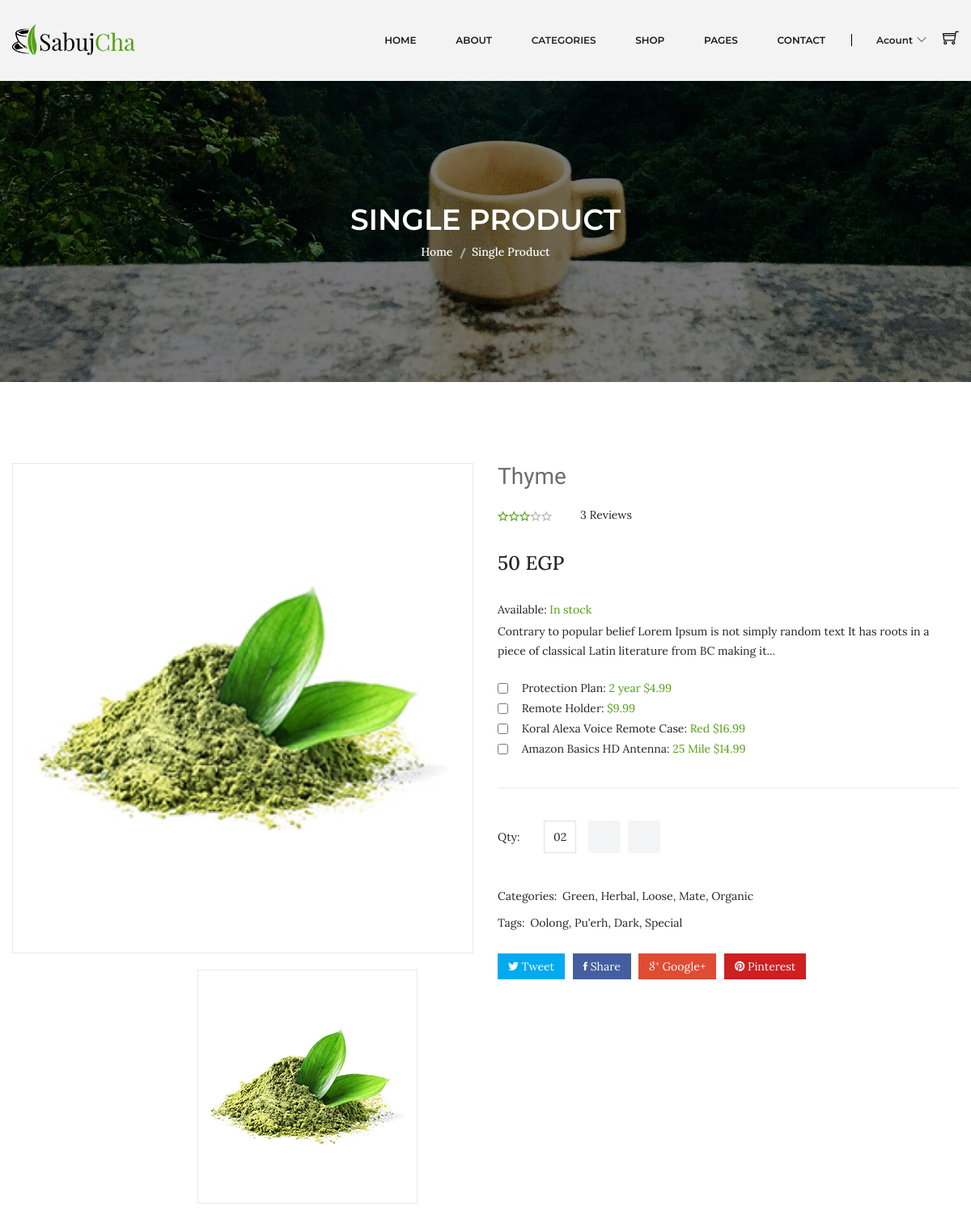
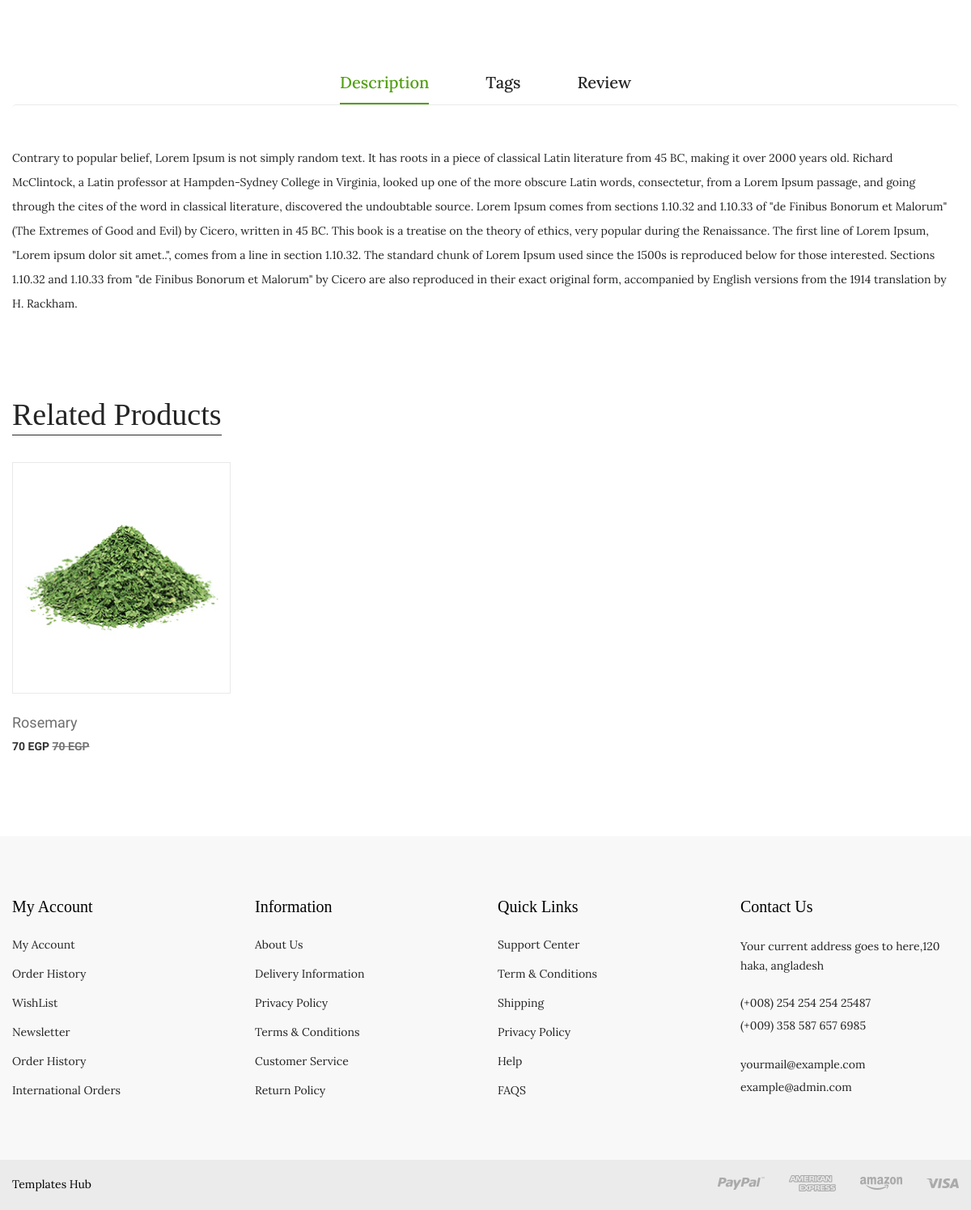
Screenshot of /product-details.php?id=1 with the database file from the repository (2 pictures, top to bottom).
### tables this page shows
CREATE TABLE `products` (
  `id` int(10) UNSIGNED NOT NULL,
  `name` varchar(40) NOT NULL,
  `photo` varchar(20) NOT NULL DEFAULT 'product.jpg',
  `price` varchar(10) NOT NULL,
  `code` varchar(10) NOT NULL,
  `detail` text NOT NULL DEFAULT 'Contrary to popular belief, Lorem Ipsum is not simply random text. It has roots in a piece of classical Latin literature from 45 BC, making it over 2000 years old. Richard McClintock, a Latin professor at Hampden-Sydney College in Virginia, looked up one of the more obscure Latin words, consectetur, from a Lorem Ipsum passage, and going through the cites of the word in classical literature, discovered the undoubtable source. Lorem Ipsum comes from sections 1.10.32 and 1.10.33 of "de Finibus Bonorum et Malorum" (The Extremes of Good and Evil) by Cicero, written in 45 BC. This book is a treatise on the theory of ethics, very popular during the Renaissance. The first line of Lorem Ipsum, "Lorem ipsum dolor sit amet..", comes from a line in section 1.10.32.  The standard chunk of Lorem Ipsum used since the 1500s is reproduced below for those interested. Sections 1.10.32 and 1.10.33 from "de Finibus Bonorum et Malorum" by Cicero are also reproduced in their exact original form, accompanied by English versions from the 1914 translation by H. Rackham.',
  `views` int(10) NOT NULL DEFAULT 0,
  `brand_id` int(10) UNSIGNED NOT NULL,
  `subcat_id` int(10) UNSIGNED NOT NULL,
  `supplier_id` int(10) UNSIGNED NOT NULL,
  `created_at` timestamp NOT NULL DEFAULT current_timestamp(),
  `updated_at` timestamp NOT NULL DEFAULT current_timestamp() ON UPDATE current_timestamp()
);

### Database.php (called while the page is built, shortened)
<?php
    class Database{
        private $hostName = "localhost";
        private $username = "root";
        private $pass = "";
        private $databaseName = "ntiecommerce";
        private $mysqli;
        public function __construct(){
            $this->mysqli = new mysqli($this->hostName , $this->username , $this->pass , $this->databaseName);
        }
        public function runDQL($query){
            $result = $this->mysqli->query($query);
            if($result->num_rows > 0)
                return $result;
            else
                return [];
        }
    }
?>

### Product.php (called while the page is built, shortened)
<?php
    class Product extends Database implements Operations{
        private $id;
        private $subcatId;
        public function setId($id){
            $this->id = $id;
        }
        public function setSubcatId($subcatId){
            $this->subcatId = $subcatId;
        }
        public function selectProductsBySubcatId()
        {
            $query = "SELECT `products`.* FROM `products` WHERE `products`.`subcat_id`='$this->subcatId'";
            return $this->runDQL($query);
        }
        public function getProductById()
        {
            $query = "SELECT `products_reviews`.* FROM `products_reviews` WHERE `products_reviews`.`id`='$this->id'";
            return $this->runDQL($query);
        }
    }
?>

### product-details.php (the view, shortened to what this page needs)
<?php include_once 'header.php'; ?>
<div class="breadcrumb-area bg-image-3 ptb-150">
    <div class="container">
        <div class="breadcrumb-content text-center">
            <h3>SINGLE PRODUCT</h3>
            <ul>
                <li><a href="index.php">Home</a></li>
                <li class="active">Single Product</li>
            </ul>
        </div>
    </div>
</div>
<?php
if (isset($_GET['id']) && $_GET['id']) {
    $product = new Product();
    $product->setId($_GET['id']);
    $product->incrementViews();
    $result = $product->getProductById();
    if (!empty($result)) {
        $currentProduct = $result->fetch_object();
    } else {
        header('location: 404.php');
    }
} else {
    header('location: 404.php');
}
?>
<div class="product-details pt-100 pb-95">
    <div class="container">
        <div class="row">
            <div class="col-lg-6 col-md-12">
                <div class="product-details-img">
                    <img class="zoompro" src="assets/img/product/<?php echo $currentProduct->photo ?>" data-zoom-image="assets/img/product-details/product-detalis-bl1.jpg" alt="zoom" />
                    <div id="gallery" class="mt-20 product-dec-slider owl-carousel">
                        <a data-image="assets/img/product/<?php echo $currentProduct->photo ?>" data-zoom-image="assets/img/product/<?php echo $currentProduct->photo ?>">
                            <img src="assets/img/product/<?php echo $currentProduct->photo ?>" alt="">
                        </a>
                    </div>
                </div>
            </div>
            <div class="col-lg-6 col-md-12">
                <div class="product-details-content">
                    <h4><?php echo $currentProduct->name ?></h4>
                    <div class="rating-review">
                        <div class="pro-dec-rating">
                            <?php
                            for ($i = 0; $i < $currentProduct->avg_rating; $i++) {
                                echo '<i class="ion-android-star-outline theme-star"></i>';
                            }
                            for ($i = 0; $i < (5 - $currentProduct->avg_rating); $i++) {
                                echo '<i class="ion-android-star-outline"></i>';
                            }
                            ?>
                        </div>
                        <div class="pro-dec-review">
                            <ul>
                                <li><?php echo $currentProduct->reviews_count ?> Reviews </li>
                            </ul>
                        </div>
                    </div>
                    <span><?php echo $currentProduct->price ?> EGP</span>
                    <div class="in-stock">
                        <p>Available: <span>In stock</span></p>
                    </div>
                    <p>
                        <?php
                        $wordsCount = 25;
                        $detailsArray = str_word_count($currentProduct->detail, 1);
                        array_splice($detailsArray, $wordsCount, count($detailsArray));
                        $detailsString = implode(" ", $detailsArray);
                        echo $detailsString . '...';
                        ?>
                    </p>
                    <div class="pro-dec-feature">
                        <ul>
                            <li><input type="checkbox"> Protection Plan: <span> 2 year $4.99</span></li>
                            <li><input type="checkbox"> Remote Holder: <span> $9.99</span></li>
                            <li><input type="checkbox"> Koral Alexa Voice Remote Case: <span> Red $16.99</span></li>
                            <li><input type="checkbox"> Amazon Basics HD Antenna: <span>25 Mile $14.99</span></li>
                        </ul>
                    </div>
                    <div class="quality-add-to-cart">
                        <div class="quality">
                            <label>Qty:</label>
                            <input class="cart-plus-minus-box" type="text" name="qtybutton" value="02">
                        </div>
                        <div class="shop-list-cart-wishlist">
                            <a title="Add To Cart" href="#">
                            </a>
                            <a title="Wishlist" href="#">
                            </a>
                        </div>
                    </div>
                    <div class="pro-dec-categories">
                        <ul>
                            <li class="categories-title">Categories:</li>
                            <li><a href="#">Green,</a></li>
                            <li><a href="#">Herbal, </a></li>
                            <li><a href="#">Loose,</a></li>
                            <li><a href="#">Mate,</a></li>
                            <li><a href="#">Organic </a></li>
                        </ul>
                    </div>
                    <div class="pro-dec-categories">
                        <ul>
                            <li class="categories-title">Tags: </li>
                            <li><a href="#"> Oolong, </a></li>
                            <li><a href="#"> Pu'erh,</a></li>
                            <li><a href="#"> Dark,</a></li>
                            <li><a href="#"> Special </a></li>
                        </ul>
                    </div>
                    <div class="pro-dec-social">
                        <ul>
                            <li><a class="tweet" href="#"><i class="ion-social-twitter"></i> Tweet</a></li>
                            <li><a class="share" href="#"><i class="ion-social-facebook"></i> Share</a></li>
                            <li><a class="google" href="#"><i class="ion-social-googleplus-outline"></i> Google+</a></li>
                            <li><a class="pinterest" href="#"><i class="ion-social-pinterest"></i> Pinterest</a></li>
                        </ul>
                    </div>
                </div>
            </div>
        </div>
    </div>
</div>
<div class="description-review-area pb-70">
    <div class="container">
        <div class="description-review-wrapper">
            <div class="description-review-topbar nav text-center">
                <a class="active" data-toggle="tab" href="#des-details1">Description</a>
                <a data-toggle="tab" href="#des-details2">Tags</a>
                <a data-toggle="tab" href="#des-details3">Review</a>
            </div>
            <div class="tab-content description-review-bottom">
                <div id="des-details1" class="tab-pane active">
                    <div class="product-description-wrapper">
                        <p><?php echo $currentProduct->detail ?></p>
                    </div>
                </div>
            </div>
        </div>
    </div>
</div>
<div class="product-area pb-100">
    <div class="container">
        <div class="product-top-bar section-border mb-35">
            <div class="section-title-wrap">
                <h3 class="section-title section-bg-white">Related Products</h3>
            </div>
        </div>
        <div class="row">
            <?php
            $product2 = new Product();
            $product2->setSubcatId($currentProduct->subcat_id);
            $res = $product2->selectProductsBySubcatId();
            if (!empty($res)) {
                $relatedProducts = $res->fetch_all(MYSQLI_ASSOC);
                foreach ($relatedProducts as $val) {
                    if($val['id'] == $currentProduct->id){
                        continue;
                    }
            ?>
                    <div class="col-3">
                        <div class="product-wrapper">
                            <div class="product-img">
                                <a href="product-details.php?id=<?php echo $val['id']?>">
                                    <img alt="" src="assets/img/product/<?php echo $val['photo']?>">
                                </a>
                                <div class="product-action">
                                </div>
                            </div>
                            <div class="product-content text-left">
                                <div class="product-hover-style">
                                    <div class="product-title">
                                        <h4>
                                            <a href="product-details.php"><?php echo $val['name']?></a>
                                        </h4>
                                    </div>
                                </div>
                                <div class="product-price-wrapper">
                                    <span><?php echo $val['price']?> EGP </span>
                                    <span class="product-price-old"><?php echo $val['price']?> EGP </span>
                                </div>
                            </div>
                        </div>
                    </div>
            <?php
                }
            }
            ?>
        </div>
    </div>
</div>
<?php include_once 'footer.php'; ?>

### rows the page displays
products: photo (picture), name "Thyme", price "50", detail "Contrary to popular belief, Lorem Ipsum is not simply random text. It has roots in a piece of classical Latin literature from 45 BC, making it over 2000 years old. Richard McClintock, a Latin professor at Hampden-Sydney College in Virginia, looked up one of the more obscure Latin words, consectetur, from a Lorem Ipsum passage, and going through the cites of the word in classical literature, discovered the undoubtable source. Lorem Ipsum comes from sections 1.10.32 and 1.10.33 of \"de Finibus Bonorum et Malorum\" (The Extremes of Good and Evil) by Cicero, written in 45 BC. This book is a treatise on the theory of ethics, very popular during the Renaissance. The first line of Lorem Ipsum,…"
products: photo (picture), name "Rosemary", price "70"

### other values shown
$currentProduct->reviews_count "3"
$detailsString "Contrary to popular belief Lorem Ipsum is not simply random text It has roots in a piece of classical Latin literature from BC making it"
